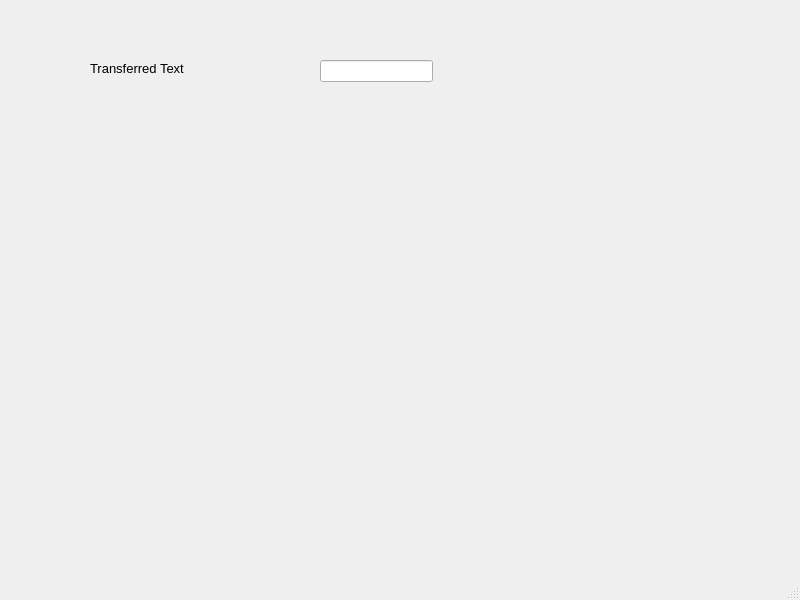
<?xml version="1.0" encoding="UTF-8"?>
<ui version="4.0">
 <class>secondWindow</class>
 <widget class="QMainWindow" name="secondWindow">
  <property name="geometry">
   <rect>
    <x>0</x>
    <y>0</y>
    <width>800</width>
    <height>600</height>
   </rect>
  </property>
  <property name="font">
   <font>
    <family>Arial</family>
    <pointsize>10</pointsize>
   </font>
  </property>
  <property name="windowTitle">
   <string>Second Window</string>
  </property>
  <widget class="QWidget" name="centralwidget">
   <widget class="QLabel" name="lblTransferredText">
    <property name="geometry">
     <rect>
      <x>90</x>
      <y>60</y>
      <width>141</width>
      <height>16</height>
     </rect>
    </property>
    <property name="text">
     <string>Transferred Text</string>
    </property>
   </widget>
   <widget class="QLineEdit" name="txtTransferredText">
    <property name="geometry">
     <rect>
      <x>320</x>
      <y>60</y>
      <width>113</width>
      <height>22</height>
     </rect>
    </property>
    <property name="readOnly">
     <bool>true</bool>
    </property>
   </widget>
  </widget>
  <widget class="QMenuBar" name="menubar">
   <property name="geometry">
    <rect>
     <x>0</x>
     <y>0</y>
     <width>800</width>
     <height>25</height>
    </rect>
   </property>
  </widget>
  <widget class="QStatusBar" name="statusbar"/>
 </widget>
 <resources/>
 <connections/>
</ui>
